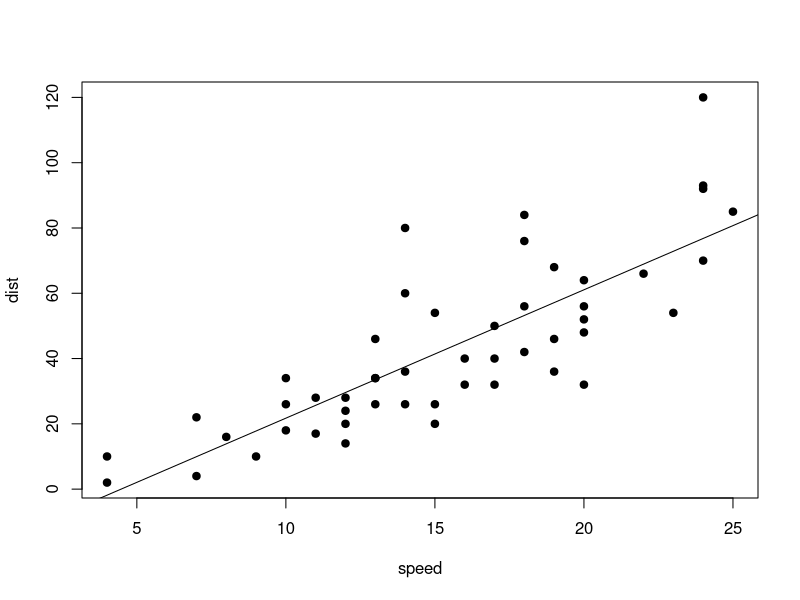
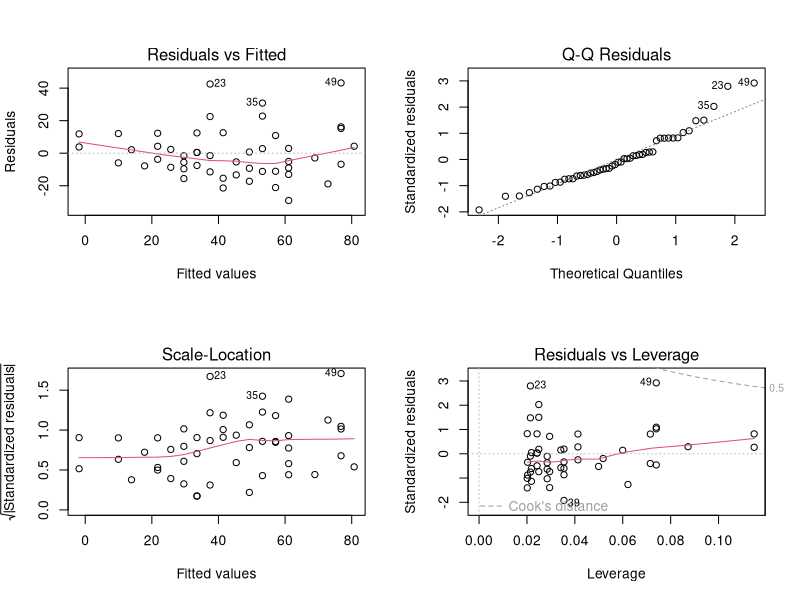
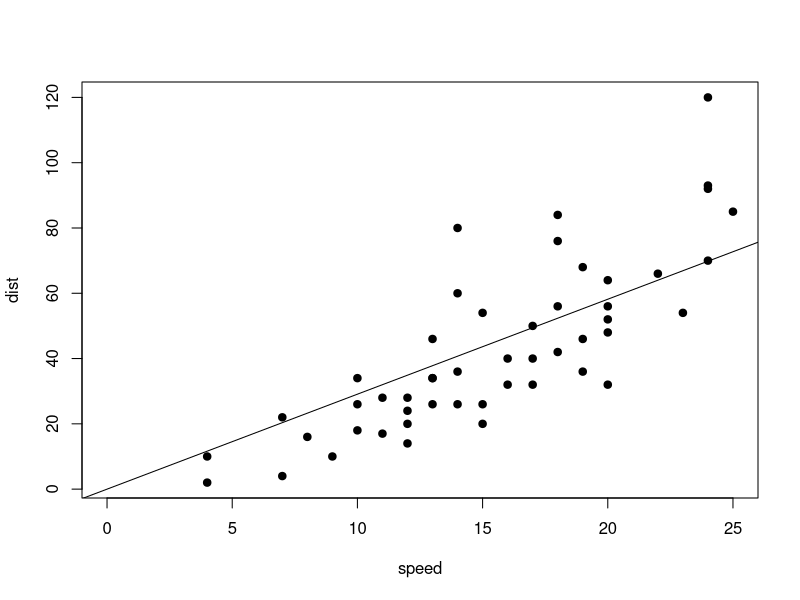
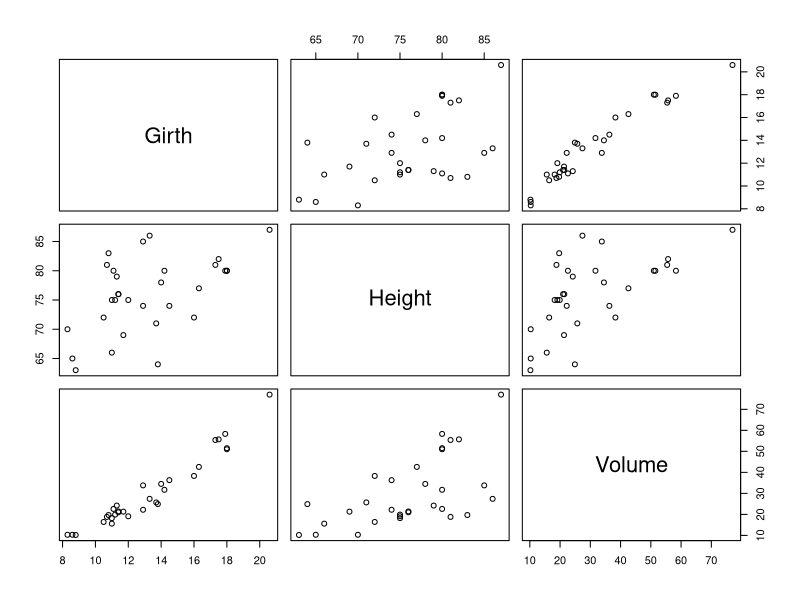
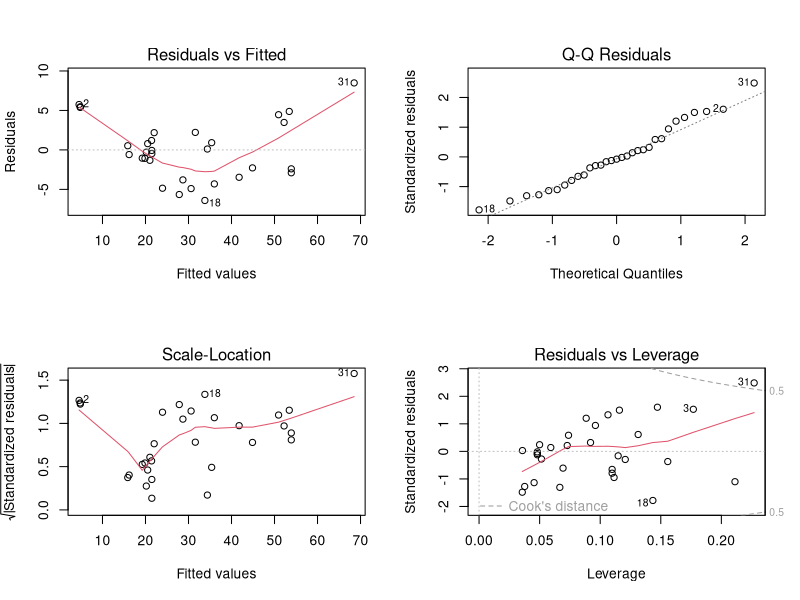
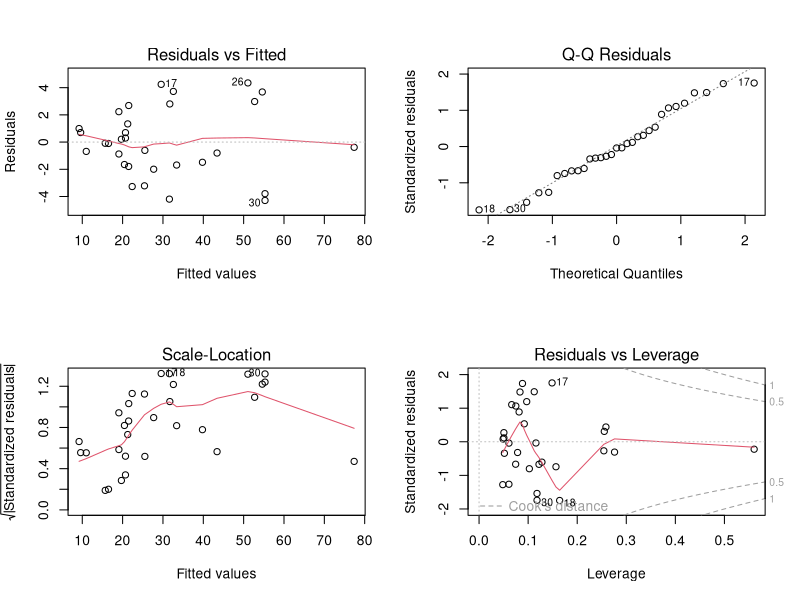

Here is the R script that generated these plots, in order:
data(cars)
#50 data points

attach(cars)
L1 <- lm(dist~speed) #y ~ intercept+ speed
print(L1)
names(L1)


plot(cars, pch=19)
abline(L1)

par(mfrow=c(2,2))
plot(L1)
summary(L1) #for test info
# F test statistic: base model : y = intercept + err
# residual standard error : sigma-hat (~~sd. not square)

mean(speed) #15.4
new_x <- data.frame(speed=c(7, 10))
new_x
predict(L1, new_x, interval = "confidence")
predict(L1, new_x, interval = "prediction")


L2 <- lm(dist ~ 0 + speed) #no intercpet
L2
par(mfrow=c(1,1))
plot(cars, pch=19, xlim=c(0,25))
abline(0, L2$coefficients)


# multiple regression
data(trees) #31
cor(trees)
pairs(trees)

attach(trees)
M1 <- lm(Volume ~ Girth)
summary(M1)

M2 <- lm(Volume ~ Girth + Height)
summary(M2)
#F test hypothesis: H0: beta1=beta2=0, H1: at least one coefficient is zero
#F = 255
#the baseline model in R is y_i = b_0 + \epsilon_i
#F test statistic df : (p-1),(n-p) i.e. 2, 31 - 3 (intercept, girth, height)
par(mfrow=c(2,2))
plot(M2)
# U-shape residual
anova(M2)


M3 <- lm(Volume ~ Girth + I(Girth^2) + Height)
summary(M3)
#F = 383.2
plot(M3)
# no pattern on residual
anova(M3)

#compare
anova(M1, M2, M3)
